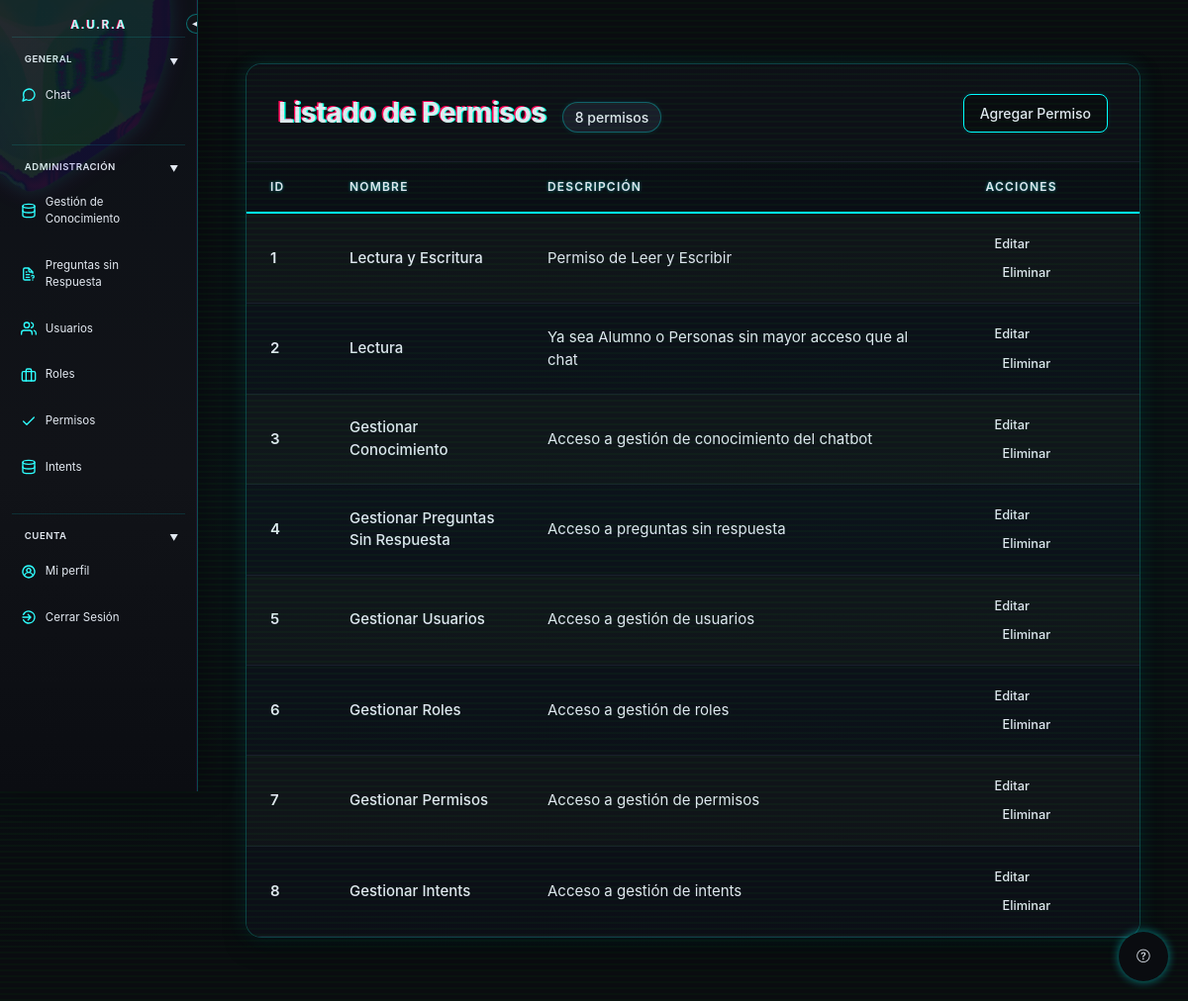
The app's page /index.php?controller=permiso&action=listar (signed in) with its own data.
### tables this page shows
CREATE TABLE `permisos` (
  `id_permiso` int(11) NOT NULL,
  `nombre` varchar(100) DEFAULT NULL,
  `descripcion` varchar(100) DEFAULT NULL
);

### controller/PermisoController.php (called while the page is built, shortened)
<?php
require_once "model/Permiso.class.php";
require_once "model/Usuario.class.php";
class PermisoController{
    private function requirePermission($permiso) {
        $usuario = Usuario::obtenerPorID($_SESSION['usuario_data']['id']);
    }
    public function listar(){
        $permisos = Permiso::listar();
        require_once "view/permisos/index.php";
    }
}

### model/Usuario.class.php (called while the page is built, shortened)
<?php
include_once "Database.class.php";
include_once "Rol.class.php";
class Usuario
{
    private ?Rol $rol;
    public function __construct($id=null, $nombre=null, $email=null, $password=null, $rol=null)
    {
        $this->rol = $rol;
    }
    public static function obtenerPorID($id){
        $conexion=Database::getInstance()->getConnection();
        $sql= "SELECT * FROM usuarios WHERE id_usuario=?";
        $stmt = $conexion->prepare($sql);
        $stmt->execute([$id]);
        $resultado= $stmt->fetch(PDO::FETCH_ASSOC);
        if($resultado){
            $rol = $resultado['id_rol'] ? Rol::obtenerPorID($resultado['id_rol']) : null;
            return new Usuario ($resultado['id_usuario'],$resultado['nombre'],$resultado['email'],$resultado['password'], $rol);
        }
        return null;
    }
    public function tienePermiso($nombrePermiso) {
        $conexion = Database::getInstance()->getConnection();
        $sql = "SELECT COUNT(*) FROM roles_permisos rp
                JOIN permisos p ON rp.id_permisos = p.id_permiso
                WHERE rp.id_rol = ? AND p.nombre = ?";
        $stmt = $conexion->prepare($sql);
        $stmt->execute([$this->rol->getId(), $nombrePermiso]);
        return $stmt->fetchColumn() > 0;
    }
}
?>

### model/Rol.class.php (called while the page is built, shortened)
<?php
include_once "Database.class.php";
class Rol
{
    private $id;
    public function __construct($id=null, $nombre=null, $descripcion=null)
    {
        $this->id = $id;
    }
    public static function obtenerPorID($id){
        $conexion=Database::getInstance()->getConnection();
        $sql = "SELECT * FROM roles WHERE `id_rol`=?";
        $stmt = $conexion->prepare($sql);
        $stmt->execute([$id]);
        $resultado = $stmt->fetch(PDO::FETCH_ASSOC);
        if($resultado){
            return new Rol($resultado['id_rol'], $resultado['nombre'], $resultado['descripcion']);
        }
        return null;
    }
    public function getId() {return $this->id;}
}
?>

### model/Permiso.class.php (called while the page is built, shortened)
<?php
include_once "Database.class.php";
class Permiso
{
    private $id;
    private $nombre;
    private $descripcion;
    public function __construct($id=null, $nombre=null, $descripcion=null)
    {
        $this->id = $id;
        $this->nombre = $nombre;
        $this->descripcion = $descripcion;
    }
    public static function listar(){
        $conexion=Database::getInstance()->getConnection();
        $sql= "SELECT * FROM permisos";
        $stmt = $conexion->query($sql);
        $permisos=[];
        while ($fila=$stmt->fetch(PDO::FETCH_ASSOC)){
            $permisos[]= new Permiso($fila["id_permiso"], $fila["nombre"], $fila["descripcion"]);
        }
        return $permisos;
    }
    public function getId() {return $this->id;}
    public function getNombre() {return $this->nombre;}
    public function getDescripcion() {return $this->descripcion;}
}
?>

### model/Database.class.php (called while the page is built)
<?php
require_once __DIR__ . '/../app_config.php';
class Database
{
    private static $instancia=null;
    private $conexion;
    public function __construct()
    {
        try {
            $dsn = sprintf(
                'mysql:host=%s;port=%s;dbname=%s;charset=utf8mb4',
                app_config('DB_HOST', 'localhost'),
                app_config('DB_PORT', '3306'),
                app_config('DB_NAME', 'chatbot_v2')
            );
            $this->conexion = new PDO(
                $dsn,
                app_config('DB_USER', 'root'),
                app_config('DB_PASSWORD', '')
            );
            $this->conexion->setAttribute(PDO::ATTR_ERRMODE, PDO::ERRMODE_EXCEPTION);
        } catch (PDOException $e) {
            die("Error de conexion:".$e->getMessage());
        }
    }
    public static function getInstance(){
        if(!self::$instancia){
            self::$instancia=new Database();
        }
        return self::$instancia;
    }
    public function getConnection(){
        return $this->conexion;
    }
}
?>

### app_config.php (called while the page is built, shortened)
<?php
function app_config($name, $default = '')
{
    $value = getenv($name);
    return $value === false ? $default : $value;
}

### view/permisos/index.php (the view, shortened to what this page needs)
<?php require_once __DIR__ . "/../layout/header.php"; ?>
    <?php require_once __DIR__ . "/../layout/sidebar.php"; ?>
    <div class="main-content">
        <div class="panel-container">
            <div class="header-section">
                <div class="header-left">
                    <h1>Listado de Permisos</h1>
                    <?php if(!empty($permisos)): ?>
                        <?php $cantidad = count($permisos); ?>
                        <span class="object-count"><?= $cantidad === 1 ? '1 permiso' : $cantidad . ' permisos' ?></span>
                    <?php endif; ?>
                </div>
                <div class="header-right">
                    <a class="btn btn-primary" href="index.php?controller=permiso&action=crear">Agregar Permiso</a>
                </div>
            </div>
            <div class="table-container">
                <table class="objects-table">
                    <thead>
                        <tr>
                            <th>ID</th>
                            <th>Nombre</th>
                            <th>Descripción</th>
                            <th>Acciones</th>
                        </tr>
                    </thead>
                    <tbody>
                        <?php if(!empty($permisos)): ?>
                            <?php foreach($permisos as $permiso): ?>
                                <tr>
                                    <td class="id-cell"><?= $permiso->getId(); ?></td>
                                    <td class="name-cell"><?= $permiso->getNombre(); ?></td>
                                    <td class="desc-cell"><?= $permiso->getDescripcion(); ?></td>
                                    <td class="actions-cell">
                                        <a class="btn btn-edit" href="index.php?controller=permiso&action=editar&id=<?= $permiso->getId(); ?>">Editar</a>
                                        <a class="btn btn-delete" href="index.php?controller=permiso&action=eliminar&id=<?= $permiso->getId(); ?>">Eliminar</a>
                                    </td>
                                </tr>
                            <?php endforeach; ?>
                        <?php endif; ?>
                    </tbody>
                </table>
            </div>
        </div>
    </div>
<?php require_once __DIR__ . "/../layout/footer.php"; ?>

### index.php (shortened to what this page needs)
<?php
$controller = $_GET["controller"] ?? 'auth';
$action = $_GET["action"] ?? 'login';
switch ($controller) {
    case 'permiso':
        require_once "controller/PermisoController.php";
        $permisoController = new PermisoController();
        switch ($action) {
            case 'listar':
                $permisoController->listar();
                break;
        }
        break;
}
?>

### view/layout/header.php (shortened to what this page needs)
<!DOCTYPE html>
<html lang="en">
<head>
    <link rel="stylesheet" href="<?php echo BASE_URL; ?>assets/css/style.css">
    <link rel="stylesheet" href="<?php echo BASE_URL; ?>assets/css/form_style.css">
    <link rel="stylesheet" href="<?php echo BASE_URL; ?>assets/css/sidebar.css">
    <link rel="stylesheet" href="https://cdn.jsdelivr.net/npm/bootstrap-icons@1.11.0/font/bootstrap-icons.css">
</head>
<body>

### view/layout/sidebar.php (shortened to what this page needs)
<?php
require_once __DIR__ . '/../../model/Usuario.class.php';
$usuarioData = isset($_SESSION['usuario_data']) ? $_SESSION['usuario_data'] : null;
$usuarioId = $usuarioData['id'] ?? null;
$usuarioSesion = null;
if ($usuarioId) {
    $usuarioSesion = Usuario::obtenerPorID($usuarioId);
}
$puedeVerConocimiento = $usuarioSesion && $usuarioSesion->tienePermiso('Gestionar Conocimiento');
$puedeVerPreguntas = $usuarioSesion && $usuarioSesion->tienePermiso('Gestionar Preguntas Sin Respuesta');
$puedeVerUsuarios = $usuarioSesion && $usuarioSesion->tienePermiso('Gestionar Usuarios');
$puedeVerRoles = $usuarioSesion && $usuarioSesion->tienePermiso('Gestionar Roles');
$puedeVerPermisos = $usuarioSesion && $usuarioSesion->tienePermiso('Gestionar Permisos');
$puedeVerIntents = $usuarioSesion && $usuarioSesion->tienePermiso('Gestionar Intents');
$tienePermisosAdmin = $puedeVerConocimiento || $puedeVerPreguntas || $puedeVerUsuarios || $puedeVerRoles || $puedeVerPermisos || $puedeVerIntents;
?>
<div class="sidebar" id="sidebar">
    <button class="sidebar-toggle" onclick="toggleSidebar()" aria-label="Colapsar/Expandir menú">
        <span id="toggleIcon">◀</span>
    </button>
    <h1>A.U.R.A</h1>
    <nav>
        <div class="sidebar-section">
            <div class="section-toggle" onclick="toggleSection(this)">
                <h2>General</h2>
                <span class="toggle-icon">▼</span>
            </div>
            <ul>
                <li><a href="index.php?controller=chat&action=index"><img src="<?php echo BASE_URL; ?>assets/icons/message-circle.svg" alt="" aria-hidden="true" class="sidebar-icon"> <span>Chat</span></a></li>
            </ul>
        </div>
        <?php if ($tienePermisosAdmin): ?>
        <div class="sidebar-section">
            <div class="section-toggle" onclick="toggleSection(this)">
                <h2>Administración</h2>
                <span class="toggle-icon">▼</span>
            </div>
            <ul>
                <?php if ($puedeVerConocimiento): ?>
                <li><a href="index.php?controller=conocimiento&action=index"><img src="<?php echo BASE_URL; ?>assets/icons/database.svg" alt="" aria-hidden="true" class="sidebar-icon"> <span>Gestión de Conocimiento</span></a></li>
                <?php endif; ?>
                <?php if ($puedeVerPreguntas): ?>
                <li><a href="index.php?controller=consultas&action=index"><img src="<?php echo BASE_URL; ?>assets/icons/file-question-alt.svg" alt="" aria-hidden="true" class="sidebar-icon"> <span>Preguntas sin Respuesta</span></a></li>
                <?php endif; ?>
                <?php if ($puedeVerUsuarios): ?>
                <li><a href="index.php?controller=usuario&action=listar"><img src="<?php echo BASE_URL; ?>assets/icons/users.svg" alt="" aria-hidden="true" class="sidebar-icon"> <span>Usuarios</span></a></li>
                <?php endif; ?>
                <?php if ($puedeVerRoles): ?>
                <li><a href="index.php?controller=rol&action=listar"><img src="<?php echo BASE_URL; ?>assets/icons/briefcase.svg" alt="" aria-hidden="true" class="sidebar-icon"> <span>Roles</span></a></li>
                <?php endif; ?>
                <?php if ($puedeVerPermisos): ?>
                <li><a href="index.php?controller=permiso&action=listar"><img src="<?php echo BASE_URL; ?>assets/icons/check.svg" alt="" aria-hidden="true" class="sidebar-icon"> <span>Permisos</span></a></li>
                <?php endif; ?>
                <?php if ($puedeVerIntents): ?>
                <li><a href="index.php?controller=intent&action=listar"><img src="<?php echo BASE_URL; ?>assets/icons/database.svg" alt="" aria-hidden="true" class="sidebar-icon"> <span>Intents</span></a></li>
                <?php endif; ?>
            </ul>
        </div>
        <?php endif; ?>
        <div class="sidebar-section">
            <div class="section-toggle" onclick="toggleSection(this)">
                <h2>Cuenta</h2>
                <span class="toggle-icon">▼</span>
            </div>
            <ul>
                <li><a href="index.php?controller=perfil&action=ver"><img src="<?php echo BASE_URL; ?>assets/icons/user-circle.svg" alt="" aria-hidden="true" class="sidebar-icon"> <span>Mi perfil</span></a></li>
                <li><a href="index.php?controller=auth&action=logout"><img src="<?php echo BASE_URL; ?>assets/icons/sign-out-alt.svg" alt="" aria-hidden="true" class="sidebar-icon"> <span>Cerrar Sesión</span></a></li>
            </ul>
        </div>
    </nav>
</div>

### view/layout/footer.php (shortened to what this page needs)
    <button id="helpPopoverButton" type="button" class="info-btn" aria-expanded="false" aria-controls="helpPopover">
        <i class="bi bi-question-circle"></i>
    </button>
</body>
</html>

### assets/css/sidebar.css (style rules this page uses)
:root { --sidebar-width: 200px; --sidebar-collapsed-width: 50px; }
.sidebar { background: linear-gradient(180deg, #0d1117 0%, #111318 60%, #0b0d12 100%); position: fixed; top: 0; left: 0; width: var(--sidebar-width); height: 100vh; padding: 0.85rem 0.75rem; border-right: 1px solid rgba(0, 255, 255, 0.25); z-index: 1000; overflow-x: hidden; transition: width 0.3s ease; direction: rtl; display: flex; flex-direction: column; box-shadow: 8px 0 28px rgba(0, 0, 0, 0.25), inset -1px 0 rgba(255, 0, 255, 0.08); }
.sidebar::before { content: ""; position: absolute; top: -6rem; left: -7rem; width: max(150%); height: max(150%); background: url('../img/logopng.png') top left / contain no-repeat; opacity: 0.1; filter: drop-shadow(0 0 8px rgba(0, 255, 255, 0.9)) drop-shadow(0 0 14px rgba(255, 0, 255, 0.55)); pointer-events: none; }
.sidebar > * { direction: ltr; }
.sidebar nav { flex: 1; }
.sidebar h1 { position: relative; z-index: 1; color: #00ffff; font-size: 0.72rem; margin: 0; text-align: center; letter-spacing: 0.16em; font-weight: 600; padding: 0.2rem 0; text-transform: uppercase; text-shadow: 0.08em 0 #ff0055; }
.sidebar h2 { color: #00ffff; font-size: 0.6rem; text-transform: uppercase; letter-spacing: 0.5px; margin: 0 0 0.25rem 0; font-weight: 600; padding: 0.2rem 0.4rem; }
.sidebar ul { list-style: none; padding: 0; margin: 0; }
.sidebar li { margin-top: 0.05rem; }
.sidebar a { position: relative; color: #aeb8c8; text-decoration: none; transition: color 0.18s ease, background 0.18s ease, border-color 0.18s ease; display: flex; align-items: center; padding: 0.48rem 0.5rem; border: 1px solid transparent; border-radius: 3px; font-size: 0.72rem; font-weight: 400; }
.sidebar a .sidebar-icon { margin-right: 0.55rem; width: 16px; height: 16px; text-align: center; display: inline-block; filter: invert(80%) sepia(95%) saturate(1600%) hue-rotate(130deg) brightness(105%); transition: color 0.18s ease, text-shadow 0.18s ease; }
.sidebar-section { border-top: 1px solid rgba(0, 255, 255, 0.13); padding-top: 0.55rem; margin-bottom: 0.65rem; }
.sidebar-section:last-child { border-bottom: none; }
.section-toggle { display: flex; align-items: center; justify-content: space-between; cursor: pointer; padding: 0.2rem 0.4rem; border-radius: 3px; transition: background 0.15s ease; }
.section-toggle .toggle-icon { font-size: 0.55rem; color: #ff65ff; transition: transform 0.15s ease; width: 10px; text-align: center; }
.sidebar-section ul { overflow: hidden; transition: max-height 0.2s ease; max-height: 300px; }
.sidebar-toggle { position: absolute; top: 0.85rem; right: -9px; width: 20px; height: 20px; background: #111318; border: 1px solid rgba(0, 255, 255, 0.38); border-radius: 50%; color: #00ffff; display: flex; align-items: center; justify-content: center; cursor: pointer; z-index: 1001; transition: all 0.2s ease; font-size: 0.6rem; font-weight: bold; }

### records on screen
permisos: id_permiso "1", nombre "Lectura y Escritura", descripcion "Permiso de Leer y Escribir"
permisos: id_permiso "2", nombre "Lectura", descripcion "Ya sea Alumno o Personas sin mayor acceso que al chat"
permisos: id_permiso "3", nombre "Gestionar Conocimiento", descripcion "Acceso a gestión de conocimiento del chatbot"
permisos: id_permiso "4", nombre "Gestionar Preguntas Sin Respuesta", descripcion "Acceso a preguntas sin respuesta"
permisos: id_permiso "5", nombre "Gestionar Usuarios", descripcion "Acceso a gestión de usuarios"
permisos: id_permiso "6", nombre "Gestionar Roles", descripcion "Acceso a gestión de roles"
permisos: id_permiso "7", nombre "Gestionar Permisos", descripcion "Acceso a gestión de permisos"
permisos: id_permiso "8", nombre "Gestionar Intents", descripcion "Acceso a gestión de intents"

### other values on screen
$cantidad "8"
